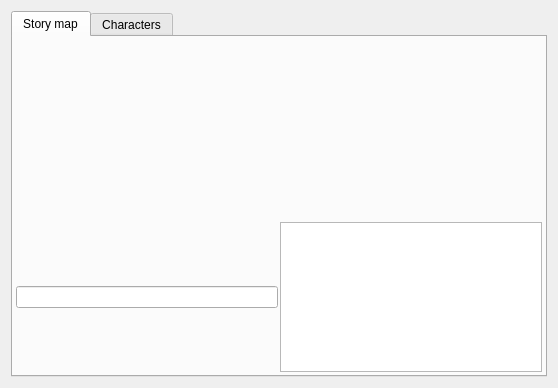
<?xml version="1.0" encoding="UTF-8"?>
<ui version="4.0">
 <class>ReportsView</class>
 <widget class="QWidget" name="ReportsView">
  <property name="geometry">
   <rect>
    <x>0</x>
    <y>0</y>
    <width>558</width>
    <height>388</height>
   </rect>
  </property>
  <property name="windowTitle">
   <string>Form</string>
  </property>
  <layout class="QVBoxLayout" name="verticalLayout_2">
   <item>
    <widget class="QTabWidget" name="tabWidget">
     <property name="currentIndex">
      <number>0</number>
     </property>
     <widget class="QWidget" name="tabStoryMap">
      <attribute name="title">
       <string>Story map</string>
      </attribute>
      <layout class="QVBoxLayout" name="verticalLayout_3">
       <property name="spacing">
        <number>3</number>
       </property>
       <property name="leftMargin">
        <number>3</number>
       </property>
       <property name="topMargin">
        <number>3</number>
       </property>
       <property name="rightMargin">
        <number>3</number>
       </property>
       <property name="bottomMargin">
        <number>3</number>
       </property>
       <item>
        <layout class="QVBoxLayout" name="verticalLayout">
         <property name="spacing">
          <number>0</number>
         </property>
         <item>
          <widget class="StoryLinesLinearMapWidget" name="storyLinesLinearMap" native="true"/>
         </item>
         <item>
          <widget class="StoryLinesMapWidget" name="storyLinesMap" native="true"/>
         </item>
        </layout>
       </item>
       <item>
        <layout class="QHBoxLayout" name="horizontalLayout">
         <property name="spacing">
          <number>2</number>
         </property>
         <item>
          <widget class="QLineEdit" name="lineEdit"/>
         </item>
         <item>
          <widget class="QListView" name="listView">
           <property name="minimumSize">
            <size>
             <width>0</width>
             <height>50</height>
            </size>
           </property>
           <property name="maximumSize">
            <size>
             <width>16777215</width>
             <height>150</height>
            </size>
           </property>
          </widget>
         </item>
        </layout>
       </item>
      </layout>
     </widget>
     <widget class="QWidget" name="tabCharacters">
      <attribute name="title">
       <string>Characters</string>
      </attribute>
     </widget>
    </widget>
   </item>
  </layout>
 </widget>
 <customwidgets>
  <customwidget>
   <class>StoryLinesMapWidget</class>
   <extends>QWidget</extends>
   <header>novel_outliner.view.widget.story_map</header>
   <container>1</container>
  </customwidget>
  <customwidget>
   <class>StoryLinesLinearMapWidget</class>
   <extends>QWidget</extends>
   <header>novel_outliner.view.widget.story_map</header>
   <container>1</container>
  </customwidget>
 </customwidgets>
 <resources/>
 <connections/>
</ui>
